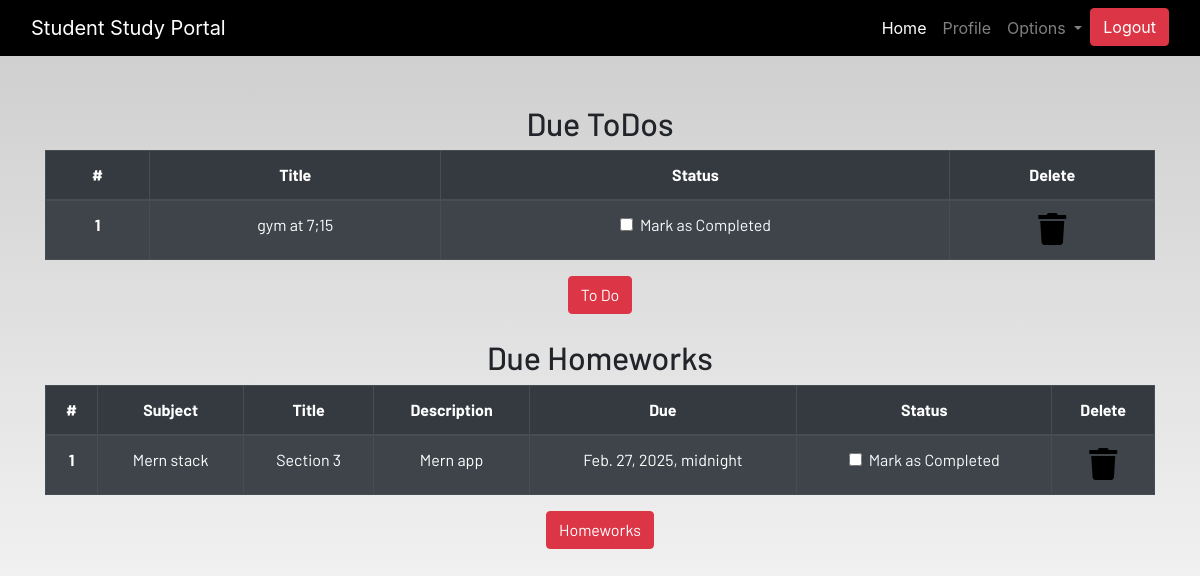
Screenshot of /profile/ (signed in) with the database file from the repository.
### dashboard/models.py (models this page shows, shortened)
class Todo(models.Model):
    user = models.ForeignKey(User, on_delete=models.CASCADE)
    title = models.CharField(max_length=100)
    is_finished = models.BooleanField(default=False)

class Homework(models.Model):
    user = models.ForeignKey(User, on_delete=models.CASCADE)
    subject = models.CharField(max_length=50)
    title = models.CharField(max_length= 100)
    description = models.TextField()
    due = models.DateTimeField()
    is_finished = models.BooleanField(default=False)

### dashboard/views.py (the view)
# urls.py: path('profile/', dash_views.profile, name='profile'),
@login_required
def profile(request):
    homeworks = Homework.objects.filter(is_finished = False, user = request.user)
    todos = Todo.objects.filter(is_finished = False, user = request.user)
    if len(homeworks) == 0:
        homework_done = True
    else:
        homework_done = False
    if len(todos) == 0:
        todo_done = True
    else:
        todo_done = False
    context = {
       'homeworks': homeworks,
       'todos': todos,
       'homework_done' : homework_done,
       'todo_done': todo_done
    }
    return render(request, 'dashboard/profile.html', context)

### dashboard/templates/dashboard/profile.html
{% extends 'dashboard/base.html' %}
{% load static %}
{% load crispy_forms_tags %}
{% block content %}
<section class="text-center">
    <div class="container">
        {% if not todo_done %}
        <h2>Due ToDos</h2>
        <table class="table table-striped table-bordered table-hover table-dark">
            <thead>
                <tr>
                    <th scope="col">#</th>
                    <th scope="col">Title</th>
                    <th scope="col">Status</th>
                    <th scope="col">Delete</th>
                </tr>
            </thead>
            <tbody>
                {% for todo in todos %}
                <tr>
                    <th scope="row">{{ forloop.counter }}</th>
                    <td>{{ todo.title }}</td>
                    <td>
                        <a href="{% url 'update-todo' todo.id %}">
                            <div class="form-check">
                                {% if todo.is_finished == True %}
                                <input class="form-check-input" type="checkbox" value="" checked>
                                {% else %}
                                <input class="form-check-input" type="checkbox" value="">
                                {% endif %}
                                <label class="form-check-label text-light" for="flexCheckDefault">
                                    Mark as Completed
                                </label>
                            </div>
                        </a>
                    </td>
                    <td>
                        <a href="{% url 'delete-todo' todo.id %}">
                            <i class="fa fa-trash fa-2x"></i>
                        </a>
                    </td>
                </tr>
                {% endfor %}
            </tbody>
        </table>
        {% else %}
        <h3>All ToDos are completed!!!!</h3>
        {% endif %}
        <a href="{% url 'todo' %}" class="btn btn-danger">To Do</a>
        <br><br>
        {% if not homework_done %}
        <h2>Due Homeworks</h2>
        <table class="table table-striped table-bordered table-hover table-dark">
            <thead>
                <tr>
                    <th scope="col">#</th>
                    <th scope="col">Subject</th>
                    <th scope="col">Title</th>
                    <th scope="col">Description</th>
                    <th scope="col">Due</th>
                    <th scope="col">Status</th>
                    <th scope="col">Delete</th>
                </tr>
            </thead>
            <tbody>
                {% for homework in homeworks %}
                <tr>
                    <th scope="row">{{ forloop.counter }}</th>
                    <td>{{ homework.subject }}</td>
                    <td>{{ homework.title }}</td>
                    <td>{{ homework.description }}</td>
                    <td>{{ homework.due }}</td>
                    <td>
                        <a href="{% url 'update-homework' homework.id %}">
                            <div class="form-check">
                                {% if homework.is_finished == True %}
                                <input class="form-check-input" type="checkbox" value="" checked>
                                {% else %}
                                <input class="form-check-input" type="checkbox" value="">
                                {% endif %}
                                <label class="form-check-label text-light" for="flexCheckDefault">
                                    Mark as Completed
                                </label>
                            </div>
                        </a>
                    </td>
                    <td>
                        <a href="{% url 'delete-homework' homework.id %}">
                            <i class="fa fa-trash fa-2x"></i>
                        </a>
                    </td>
                </tr>
                {% endfor %}
            </tbody>
        </table>
        {% else %}
        <h3>All Homeworks are completed!!!!</h3>
        {% endif %}
        <a href="{% url 'homework' %}" class="btn btn-danger">Homeworks</a>
    </div>
</section>
{% endblock content %}

### static/css/main.css (style rules this page uses)
html { scroll-behavior: smooth; height: 100%; width: 100%; }
a { text-decoration: none !important; color: black; }
html, body { max-width: 100%; overflow-x: hidden; height: 100%; width: 100%; }
body { background: linear-gradient(rgba(0, 0, 0, 0.2), rgba(255, 255, 255, 0.5)); overflow-x: hidden; background-repeat: no-repeat; }
.fa { color: black; }

### rows the page displays
Todo: title "gym at 7;15"
Homework: subject "Mern stack", title "Section 3", description "Mern app", due "Feb. 27, 2025, midnight"
